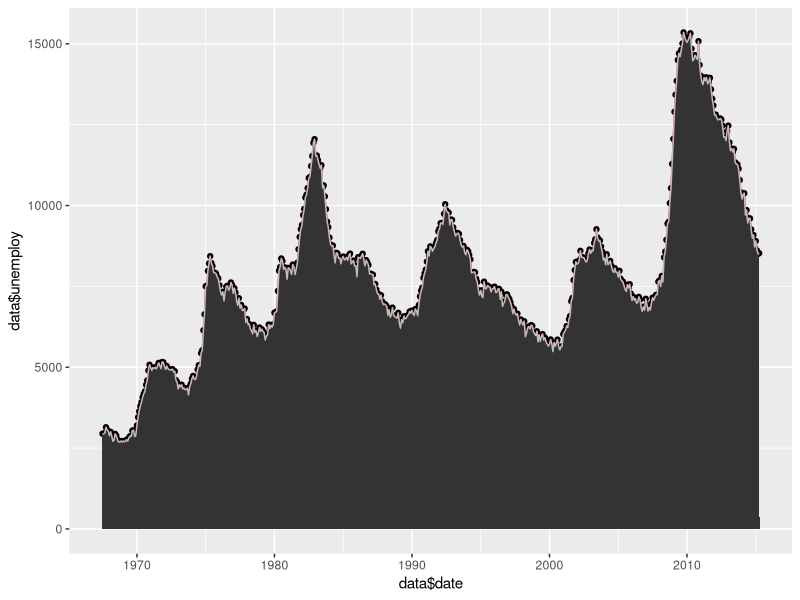

Here is the R script that generated this plot:
library(ggplot2)

data <- economics

head(data)

ggplot(economics, aes(data$date, data$unemploy)) +
  geom_point() +
  geom_line(color = "red") +
  geom_area(color = "gray")
